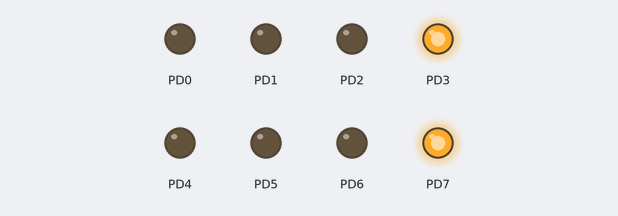
This program was run on a simulated ATmega328P, built with avr-gcc and emulated at 16 MHz. Shown: output pins drawn as LEDs (lit = HIGH).

Above: at 0.2 s.
At 1.3 s:
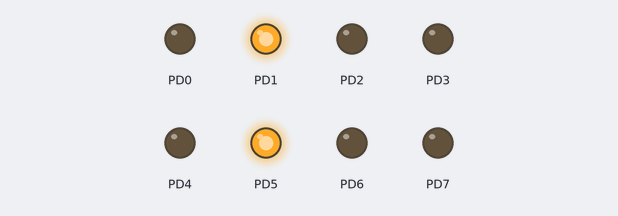
At 2.0 s:
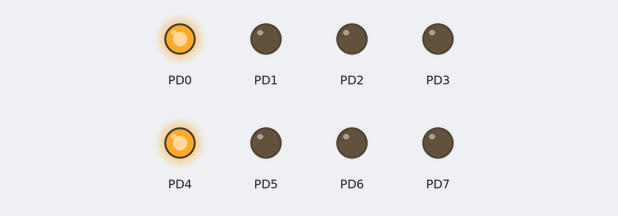
At 4.9 s:
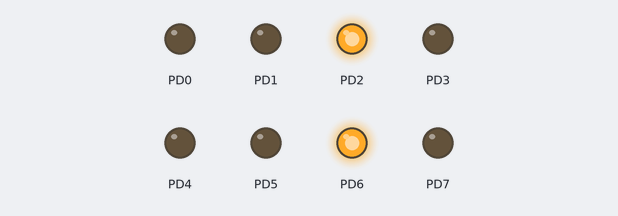
Timing chart, 0 to 5.5 s (numbered marks = the images above):
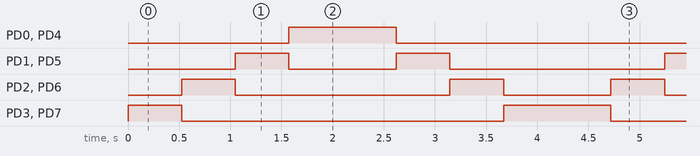

The program:

main.c
```c
/*
 * HW4_2.c
 *
 * Created: 2023-05-21 7:00:21 PM
 * Author : LG
 */
#define F_CPU 16000000L
#define FORWARD 0
#define BACKWARD 1
#include <avr/io.h>
#include <util/delay.h>
#include <avr/interrupt.h>
#include <stdbool.h>

// Using the volatile keyword to prevent the compiler from optimizing out this variable declaration.
volatile char flag = 0;

void INIT_PORT()
{
	DDRD = 0xFF;
	PORTD = 0x00;
}

ISR(TIMER1_COMPA_vect)
{
	TCNT1 = 0;  // Initialize the timer value to 0
	flag = 1;
}

int main(void)
{
	INIT_PORT();

	// Set prescaler to 1024
	TCCR1B |= (1 << CS12) | (1 << CS10);

	// Since overflow occurs 32 times with 8-bit timer and takes about 0.5 seconds,
	// when using 16-bit timer TCNT1, set the baseline value to 256 * 32, which is 0x2000 in hexadecimal.
	OCR1A = 0x2000;

	TIMSK1 |= (1 << OCIE1A);  // Enable compare match interrupt
	sei();

	bool direction = FORWARD;
	char output = 0x88;

    while (1)
    {
		if (flag == 1)
		{
			if ((direction == FORWARD && output == 0x11) || (direction == BACKWARD && output == 0x88))
				direction = !direction;
			else
				output = direction == FORWARD ? output >> 1 : output << 1;
			flag = 0;
		}

		PORTD = output;
    }
}
```

Measured:
- by itself, PD0, PD4: alternates HIGH for 1.0 s and LOW for 3.1 s
- by itself, PD1, PD5: repeats every 4.2 s: LOW 1.0 s, HIGH 0.52 s, LOW 2.1 s, HIGH 0.52 s
- by itself, PD2, PD6: repeats every 4.2 s: LOW 2.1 s, HIGH 0.52 s, LOW 1.0 s, HIGH 0.52 s
- by itself, PD3, PD7: repeats every 4.2 s: LOW 3.1 s, HIGH 1.0 s
